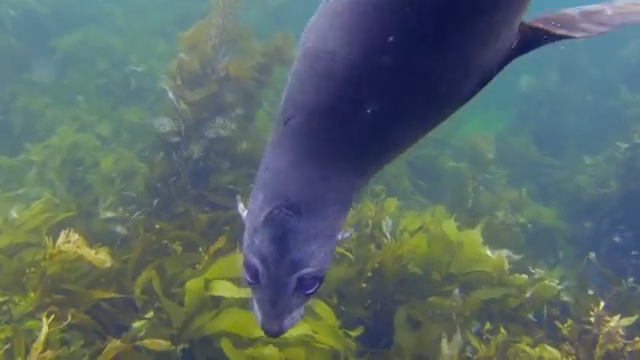
#> input picture data/raw-890/10909.png, 640 x 360 px
$ python -i metrics.py   (imports and definitions only)   (older library calls are emulated)
#> lines starting #> are read from the running program, lines starting #| are printed output that depends on the picture; after the words box and inside, x2 and y2 are one past the last pixel; in counts of white or black regions, pixels touching at a corner belong together
#> in uiqm, rgb is the input picture: shape (360, 640, 3); mean B, G, R 104.2, 106, 89.8
"""
Image quality metrics.
  With a reference image : PSNR, SSIM            (higher = closer to the reference)
  Without a reference    : UIQM, UCIQE           (higher = better underwater image quality)
All functions take uint8 BGR images (OpenCV's default format).
"""
import numpy as np                                   # array maths
import cv2                                           # color conversion and Sobel edges
from skimage.metrics import peak_signal_noise_ratio, structural_similarity  # standard full-reference metrics
from skimage.color import rgb2lab                    # RGB -> CIELab conversion used by UCIQE


# ------------------------------------------------------------------ full-reference

def _check_same_shape(a, b):                         # helper: both images must be the same size
    if a.shape != b.shape:                           # compare height, width and channels
        raise ValueError(f"Shape mismatch: {a.shape} vs {b.shape}. Resize before scoring.")  # explain the problem


def psnr(img, ref):                                  # peak signal-to-noise ratio, in dB
    _check_same_shape(img, ref)                      # make sure the comparison is valid
    return float(peak_signal_noise_ratio(ref, img, data_range=255))  # data_range=255 because pixels are uint8


def ssim(img, ref):                                  # structural similarity, from 0 to 1
    _check_same_shape(img, ref)                      # make sure the comparison is valid
    return float(structural_similarity(ref, img, channel_axis=2, data_range=255))  # channel_axis=2: color image


# ------------------------------------------------------------------ UCIQE

def uciqe(img_bgr):                                  # underwater color image quality evaluation (Yang & Sowmya, 2015)
    rgb = cv2.cvtColor(img_bgr, cv2.COLOR_BGR2RGB)   # skimage expects RGB order, not BGR
    lab = rgb2lab(rgb)                               # convert to CIELab (L is 0-100, a/b are roughly -128..127)
    l = lab[..., 0]                                  # lightness channel
    chroma = np.sqrt(lab[..., 1] ** 2 + lab[..., 2] ** 2)  # color intensity = distance from gray in the a-b plane

    sigma_c = chroma.std()                           # term 1: spread of chroma (how varied the colors are)

    flat_l = np.sort(l, axis=None)                   # all lightness values sorted from dark to bright
    top = max(1, int(round(0.01 * flat_l.size)))     # number of pixels in 1% of the image (at least 1)
    con_l = flat_l[-top:].mean() - flat_l[:top].mean()  # term 2: brightest 1% minus darkest 1% = luminance contrast

    sat = np.where(l > 0, chroma / np.maximum(l, 1e-6), 0.0)  # saturation = chroma / lightness (0 where L is 0)
    mu_s = sat.mean()                                # term 3: average saturation

    return float(0.4680 * sigma_c + 0.2745 * con_l + 0.2576 * mu_s)  # weighted sum, weights from the paper


# ------------------------------------------------------------------ UIQM

def _block_view(x, size):                            # helper: cut a 2D array into non-overlapping size x size blocks
    h, w = (x.shape[0] // size) * size, (x.shape[1] // size) * size  # trim so both sides divide evenly by size
    x = x[:h, :w]                                    # drop the leftover edge pixels
    return x.reshape(h // size, size, w // size, size)  # shape (block rows, size, block cols, size)


def _uicm(rgb):                                      # colorfulness measure
    r, g, b = [rgb[..., i].astype(np.float64) for i in range(3)]  # split channels as floats
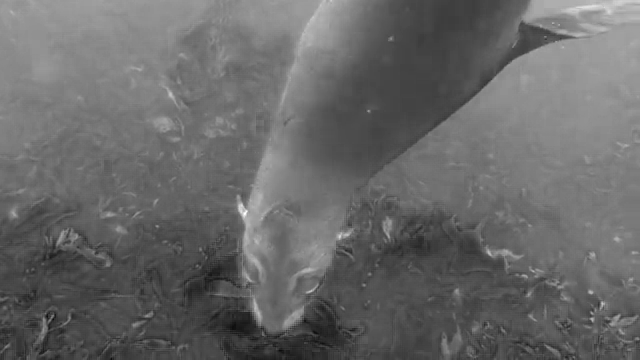
#> r: shape (360, 640) float64; min 12, max 255, mean 104.2
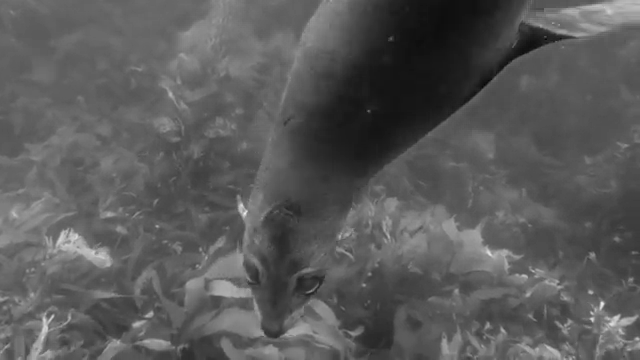
#> b: shape (360, 640) float64; min 5, max 235, mean 89.8
    rg = (r - g).ravel()                             # red-green opponent channel, flattened
    yb = ((r + g) / 2 - b).ravel()                   # yellow-blue opponent channel, flattened

    def trimmed_stats(v, trim=0.1):                  # asymmetric alpha-trimmed mean and variance
#> called with v = array of shape (230400,), trim = 0.1
        v = np.sort(v)                               # sort so the extremes sit at both ends
        k = v.size                                   # number of pixels
        lo, hi = int(np.ceil(trim * k)), int(k - np.floor(trim * k))  # indices that cut 10% off each end
        v = v[lo:hi]                                 # keep the middle 80% (removes outliers)
        return v.mean(), v.var()                     # mean and variance of what remains

    mu_rg, var_rg = trimmed_stats(rg)                # stats for the red-green channel
#> mu_rg = 0.666; var_rg = 464.7
    mu_yb, var_yb = trimmed_stats(yb)                # stats for the yellow-blue channel
#> mu_yb = 16.28; var_yb = 217.5
    return -0.0268 * np.sqrt(mu_rg**2 + mu_yb**2) + 0.1586 * np.sqrt(var_rg + var_yb)  # combine, weights from paper


def _eme(x, size=8):                                 # enhancement measure estimation: log of max/min per block
    blocks = _block_view(x, size)                    # cut into 8x8 blocks
    mx = blocks.max(axis=(1, 3))                     # brightest value in each block
    mn = blocks.min(axis=(1, 3))                     # darkest value in each block
    valid = (mx > 0) & (mn > 0)                      # log is undefined when a block has a zero
    if not valid.any():                              # no usable blocks
        return 0.0                                   # nothing to measure
    return 2.0 * np.log(mx[valid] / mn[valid]).sum() / mx.size  # (2 / number of blocks) * sum of log ratios


def _uism(rgb):                                      # sharpness measure
    total = 0.0                                      # running weighted sum
#> total = 0
    for i, weight in enumerate((0.299, 0.587, 0.114)):  # R, G, B weights (same as grayscale conversion)
        ch = rgb[..., i].astype(np.float64)          # one channel as float
        edge = np.hypot(cv2.Sobel(ch, cv2.CV_64F, 1, 0),   # horizontal Sobel gradient
                        cv2.Sobel(ch, cv2.CV_64F, 0, 1))   # vertical Sobel gradient, combined into edge strength
        total += weight * _eme(edge * ch)            # weight edges by the channel itself, then score with EME
#> this loop made 3 passes
#> total on passes 1 to 3: 1.24, 3.58, 4.04
#> pass 1, in _block_view, `x = x[:h, :w]`:
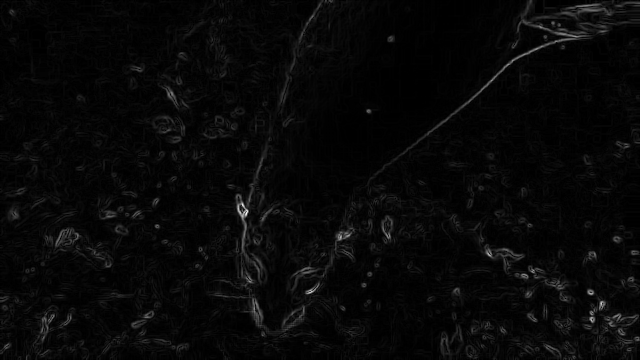
#> x: shape (360, 640) float64; min 0, max 69713.1, mean 2242.8; drawn with min black and max white
#> after the loop, total = 4.04
    return total                                     # sharpness score


def _uiconm(rgb, size=8):                            # contrast measure (log-AMEE, simplified)
#> called with size = 8
    gray = cv2.cvtColor(rgb, cv2.COLOR_RGB2GRAY).astype(np.float64)  # work on brightness only
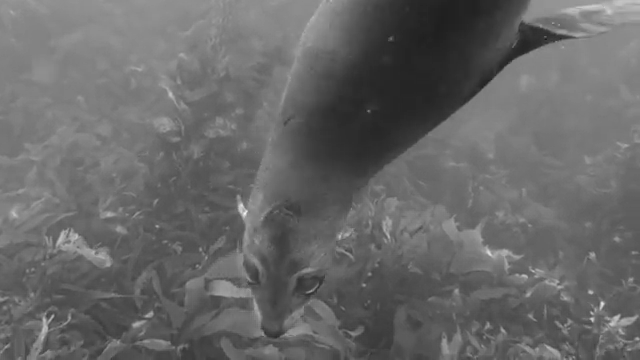
#> gray: shape (360, 640) float64; min 26, max 242, mean 103.6
    blocks = _block_view(gray, size)                 # cut into 8x8 blocks
    mx = blocks.max(axis=(1, 3))                     # block maximum
    mn = blocks.min(axis=(1, 3))                     # block minimum
    top, bot = mx - mn, mx + mn                      # numerator and denominator of the contrast ratio
    valid = (top > 0) & (bot > 0)                    # skip flat blocks (ratio would be 0 or undefined)
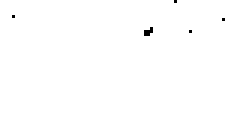
#> valid: shape (45, 80) bool (shown 3 times larger); 99.7% white; black in thin lines or dots, all inside (x1, y1, x2, y2) = (4, 0, 75, 12)
    if not valid.any():                              # no usable blocks
        return 0.0                                   # nothing to measure
    ratio = top[valid] / bot[valid]                  # local contrast between 0 and 1
#> ratio = 3590 values, max 0.613 at index 853, min 0.00339 at index 67, mean 0.101
    return float(-(ratio * np.log(ratio)).sum() / mx.size)  # entropy-style sum, normalised by number of blocks


def uiqm(img_bgr):                                   # underwater image quality measure (Panetta et al., 2016)
    rgb = cv2.cvtColor(img_bgr, cv2.COLOR_BGR2RGB)   # the sub-metrics are written for RGB order
    return float(0.0282 * _uicm(rgb)                 # colorfulness
                 + 0.2953 * _uism(rgb)               # sharpness
                 + 3.5753 * _uiconm(rgb))            # contrast, weights from the paper


# ------------------------------------------------------------------ convenience

def evaluate(img, ref=None):                         # compute every metric at once
    scores = {"UIQM": uiqm(img), "UCIQE": uciqe(img)}  # no-reference metrics always available
#> in uciqe, `chroma = np.sqrt(lab[..., 1] ** 2 + lab[..., 2] ** 2)`:
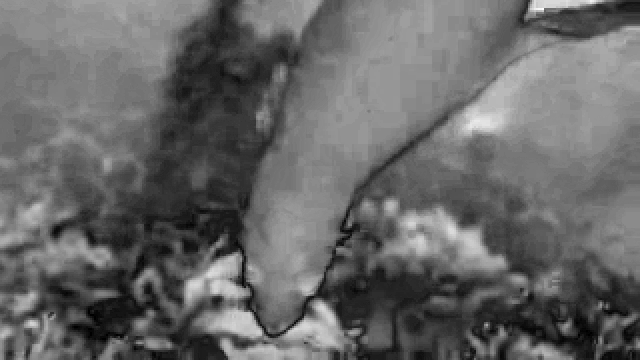
#> chroma: shape (360, 640) float64; min 0.00193, max 42.18, mean 17.1; drawn with min black and max white
#> in uciqe, `sigma_c = chroma.std()`: sigma_c = 7.04
#> in uciqe, `con_l = flat_l[-top:].mean() - flat_l[:top].mean()`: con_l = 56.58
#> in uciqe, `sat = np.where(l > 0, chroma / np.maximum(l, 1e-6), 0.0)`:
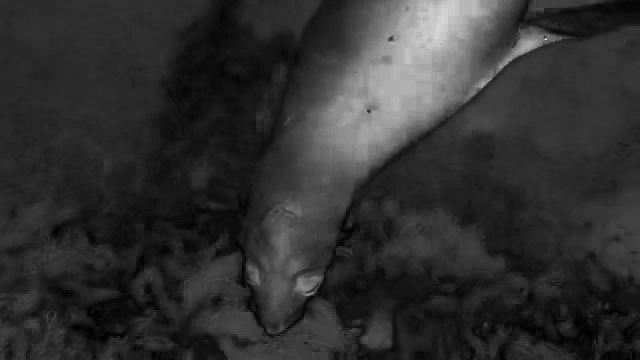
#> sat: shape (360, 640) float64; min 6.34e-05, max 2.27, mean 0.438; drawn with min black and max white
#> in uciqe, `mu_s = sat.mean()`: mu_s = 0.438
#> scores = {'UIQM': 2.01, 'UCIQE': 18.94}
    if ref is not None:                              # only if a reference image was supplied
        scores["PSNR"] = psnr(img, ref)              # add PSNR
        scores["SSIM"] = ssim(img, ref)              # add SSIM
    return scores                                    # dictionary of metric name -> value

>>> import cv2
>>> picture = cv2.cvtColor(cv2.imread('data/raw-890/10909.png'), cv2.COLOR_BGR2RGB)
>>> result = evaluate(picture)
#> result = {'UIQM': 2.01, 'UCIQE': 18.94}

$ run again, on data/raw-890/12324.png
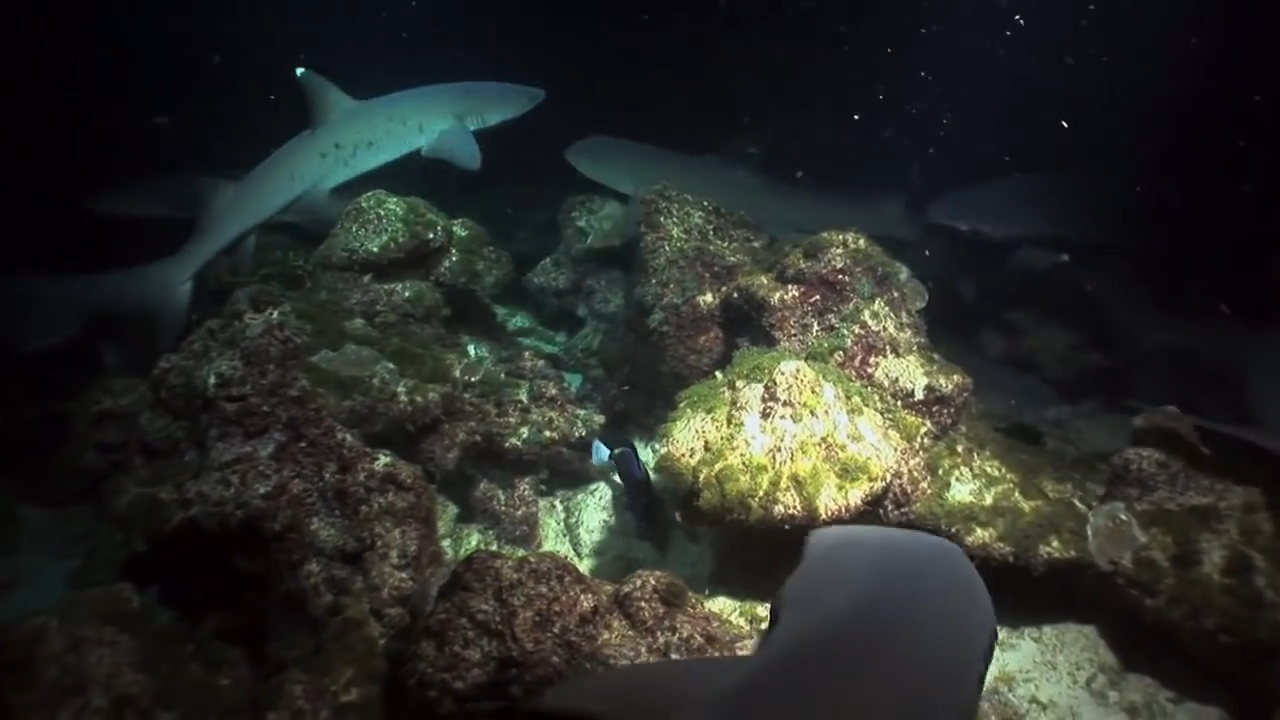
#> input picture data/raw-890/12324.png, 1280 x 720 px
#> in uiqm, rgb is the input picture: shape (720, 1280, 3); mean B, G, R 38.9, 43, 40.8
#> mu_rg = -1.04; var_rg = 36.74
#> mu_yb = 0.188; var_yb = 24.44
#> in _uism, `total = 0.0`: total = 0
#> the loop in _uism, `for i, weight in enumerate((0.299, 0.587, 0.114)):` made 3 passes
#> total on passes 1 to 3: 0.896, 2.61, 2.95
#> after the loop in _uism, `for i, weight in enumerate((0.299, 0.587, 0.114)):`: total = 2.95
#> in _uiconm, `valid = (top > 0) & (bot > 0)`:
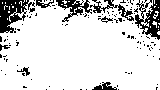
#> valid: shape (90, 160) bool; 84.6% white; 112 black regions (103 under 20 px), largest, box (x1, y1, x2, y2) and area: (0, 0, 35, 33) 604, (135, 0, 160, 40) 511, (56, 0, 92, 22) 301
#> ratio = 12178 values, max 1 at index 137, min 0.00917 at index 2586, mean 0.252
#> lab: shape (720, 1280, 3) float64; mean of channels 0, 1, 2 16.7, -1.9, 0.9
#> sigma_c = 6.16
#> con_l = 91.01
#> in uciqe, `sat = np.where(l > 0, chroma / np.maximum(l, 1e-6), 0.0)`:
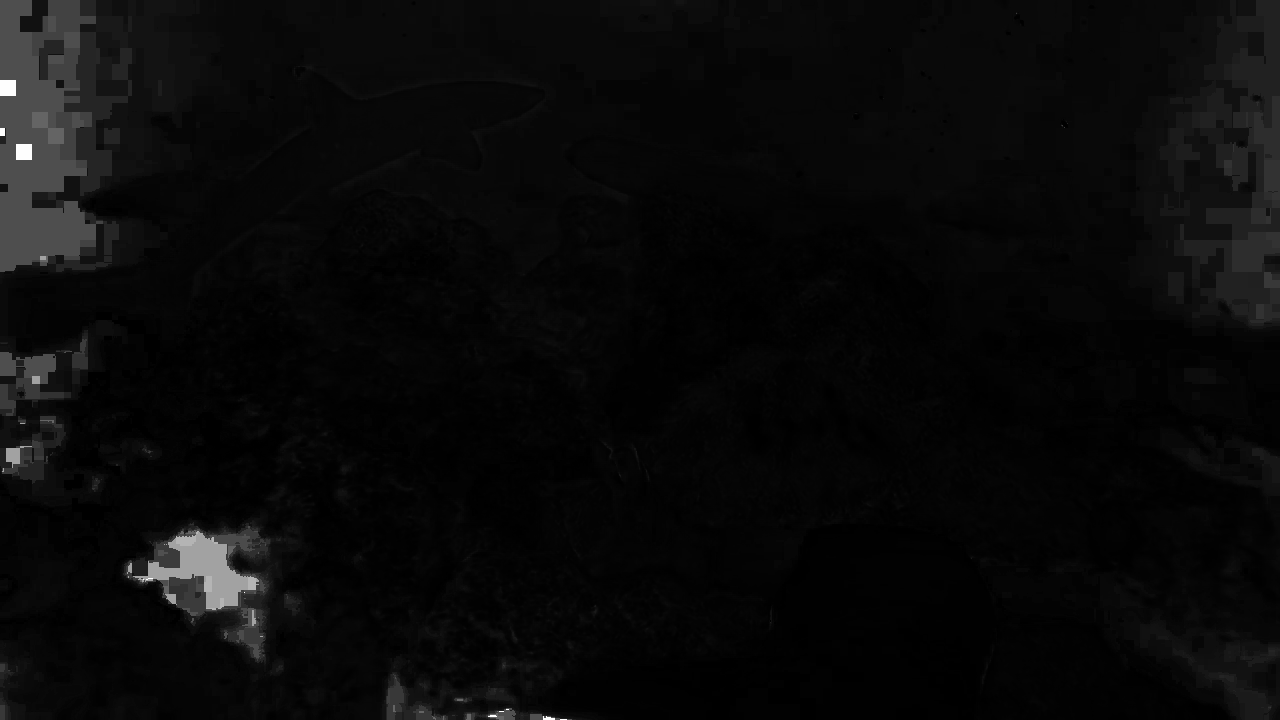
#> sat: shape (720, 1280) float64; min 0, max 20.38, mean 0.8; drawn with min black and max white
#> mu_s = 0.792
#> scores = {'UIQM': 1.74, 'UCIQE': 28.07}

$ run again, on data/raw-890/15003.png
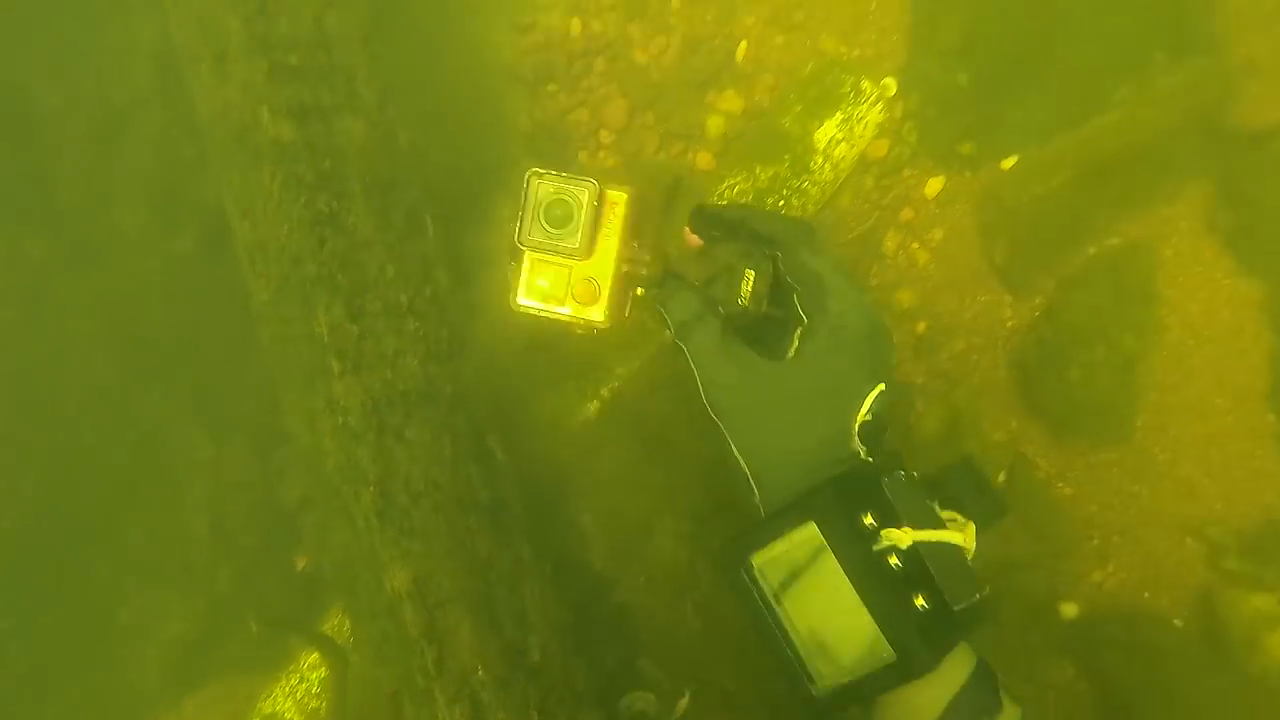
#> input picture data/raw-890/15003.png, 1280 x 720 px
#> in uiqm, rgb is the input picture: shape (720, 1280, 3); mean B, G, R 15.8, 126.7, 115.7
#> mu_rg = -108.2; var_rg = 225.3
#> mu_yb = -42.05; var_yb = 195.6
#> in _uism, `total = 0.0`: total = 0
#> the loop in _uism, `for i, weight in enumerate((0.299, 0.587, 0.114)):` made 3 passes
#> total on passes 1 to 3: 0.266, 0.919, 1.06
#> after the loop in _uism, `for i, weight in enumerate((0.299, 0.587, 0.114)):`: total = 1.06
#> in _uiconm, `valid = (top > 0) & (bot > 0)`:
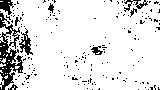
#> valid: shape (90, 160) bool; 88.5% white; black in thin lines or dots
#> ratio = 12747 values, max 0.76 at index 9250, min 0.00293 at index 4599, mean 0.0459
#> lab: shape (720, 1280, 3) float64; mean of channels 0, 1, 2 47.5, -30.9, -2
#> sigma_c = 3.2
#> con_l = 57.22
#> in uciqe, `sat = np.where(l > 0, chroma / np.maximum(l, 1e-6), 0.0)`:
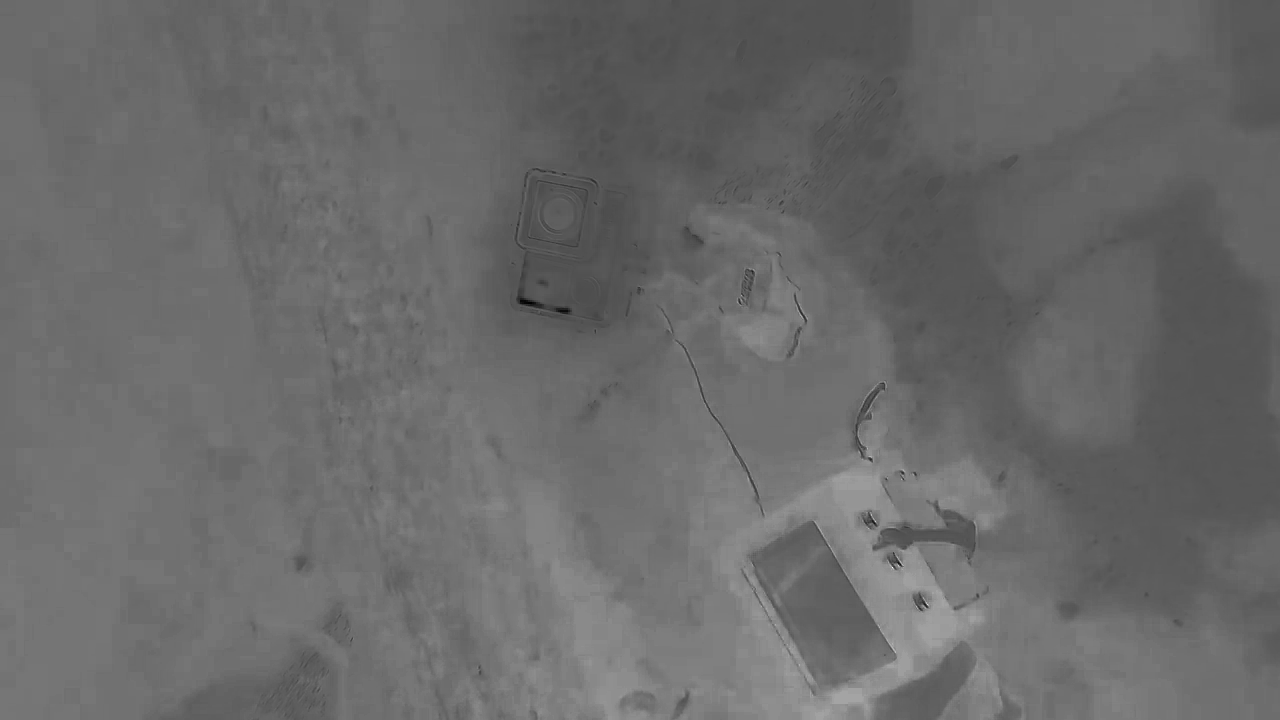
#> sat: shape (720, 1280) float64; min 0.148, max 1.41, mean 0.675; drawn with min black and max white
#> mu_s = 0.675
#> scores = {'UIQM': 0.666, 'UCIQE': 17.38}
